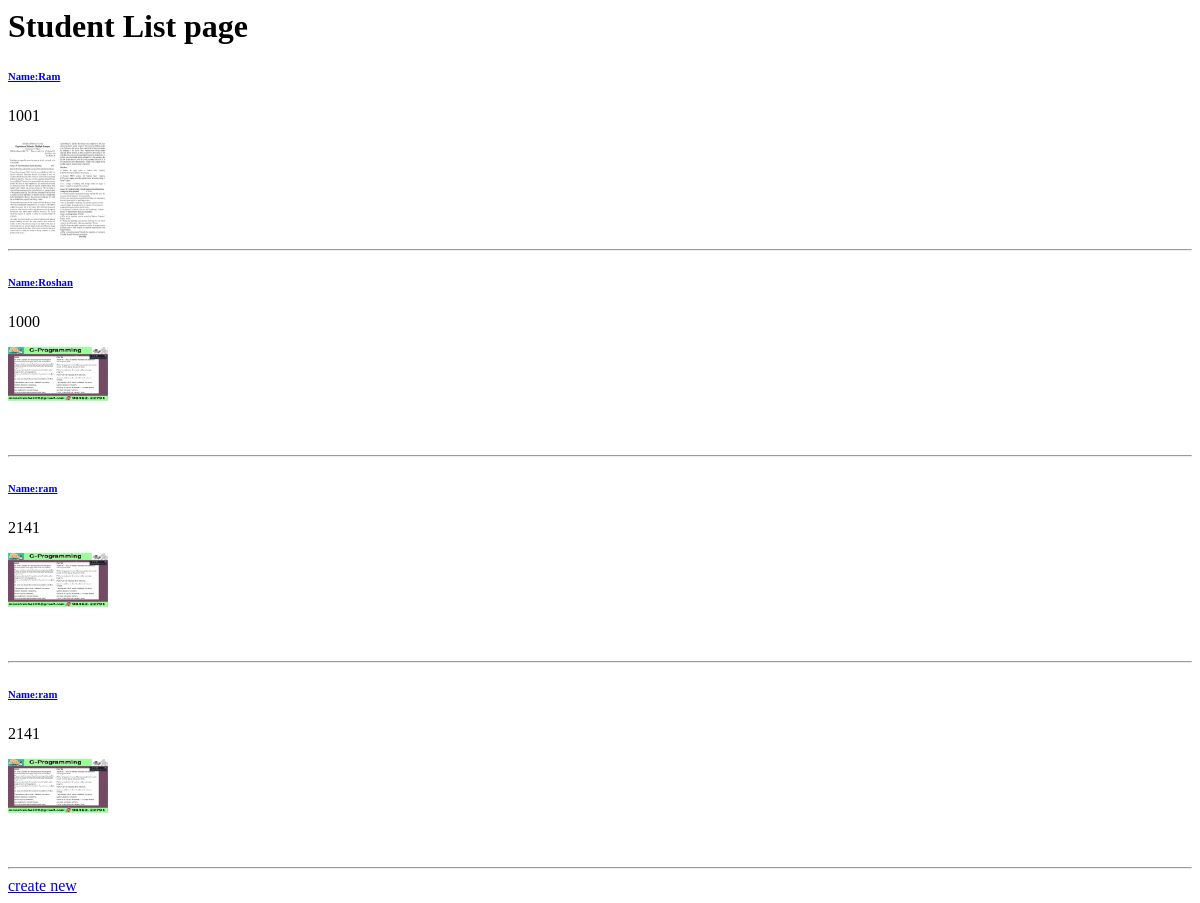
The page /student/ (signed in) on the database as committed earlier.
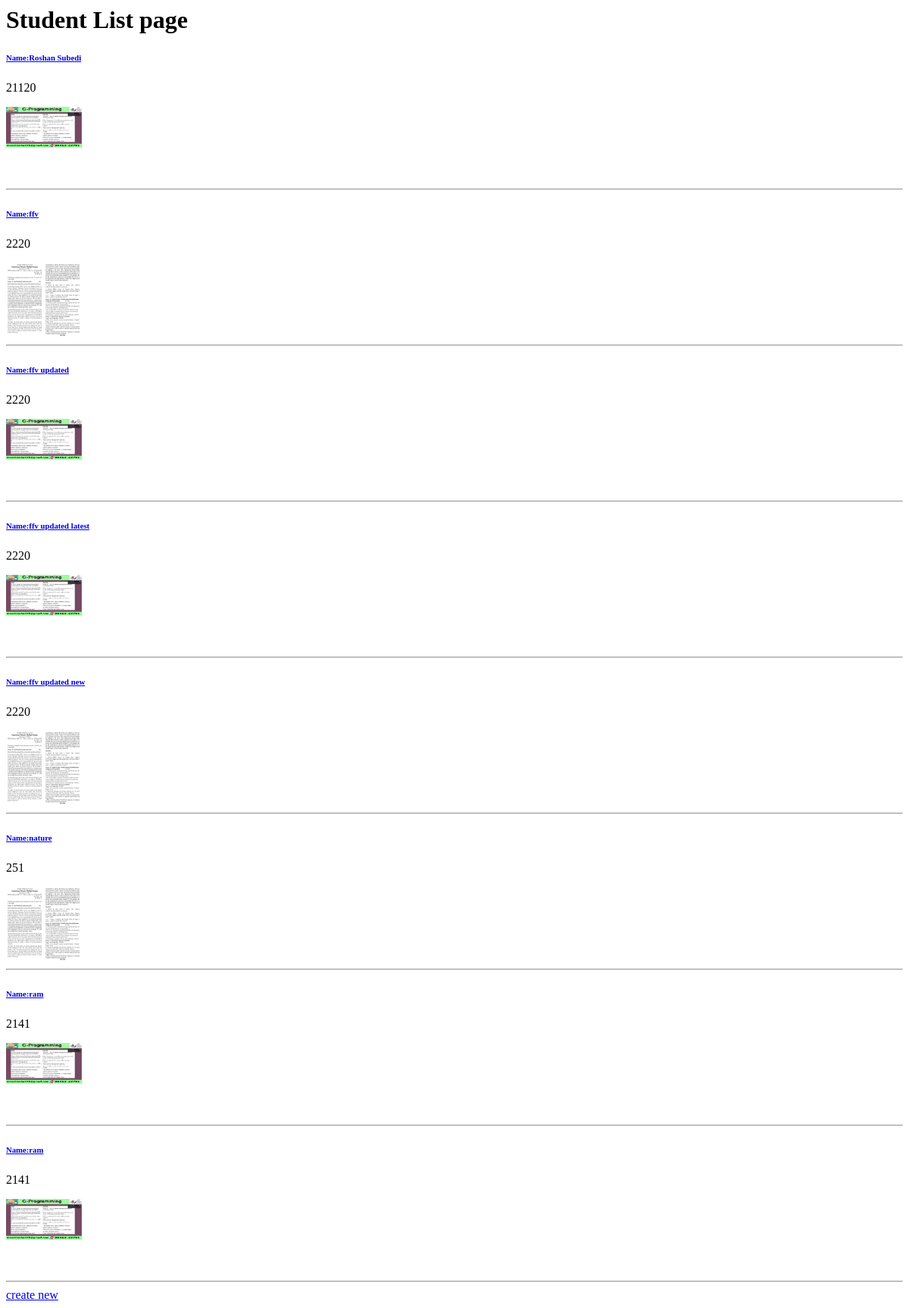
The same page on the database as committed later.
### imagehandle/models.py (models this page shows, shortened)
class Student(models.Model):
	name=models.CharField(max_length=255)
	roll_no=models.IntegerField()
	image=models.ImageField(upload_to='student/')

### imagehandle/views.py (the view)
# urls.py: path('',StudentList,  name='studentlist'),
@login_required(login_url='login')
def StudentList(request):
	student=Student.objects.all().order_by('name')
	context={
		'student':student
	}
	return render(request, 'imagehandle/studentlist.html', context)

### templates/imagehandle/studentlist.html (shortened to what this page needs)
<h1>Student List page</h1>
{% if student %}
	{% for s in student %}
		<a href="{% url 'studentdetail' s.id%}"><h6>Name:{{s.name}}</h6></a>
		<p>{{s.roll_no}}</p>
		<img src="{{s.image.url}}" style="height: 100px; width: 100px">
		<hr>
	{% endfor %}
<a href="{% url 'createnewstudent'%}">create new</a>
{% endif %}

Rows that differ between the two databases and show on the page:
removed Student: name "Ram", roll_no "1001", image (picture)
changed Student: name "Roshan" → "Roshan Subedi"; roll_no "1000" → "21120"
added Student: name "ffv", roll_no "2220", image (picture)
added Student: name "ffv updated", roll_no "2220", image (picture)
added Student: name "ffv updated latest", roll_no "2220", image (picture)
added Student: name "ffv updated new", roll_no "2220", image (picture)
added Student: name "nature", roll_no "251", image (picture)
